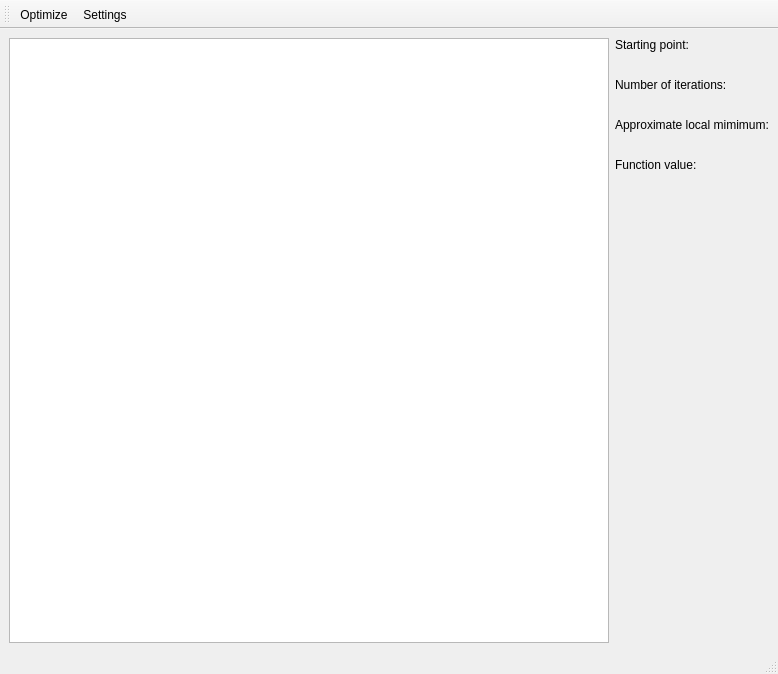
<?xml version="1.0" encoding="UTF-8"?>
<ui version="4.0">
 <class>MainWindow</class>
 <widget class="QMainWindow" name="MainWindow">
  <property name="geometry">
   <rect>
    <x>0</x>
    <y>0</y>
    <width>739</width>
    <height>674</height>
   </rect>
  </property>
  <property name="windowTitle">
   <string>Optimisation</string>
  </property>
  <widget class="QWidget" name="centralwidget">
   <layout class="QGridLayout" name="gridLayout">
    <item row="0" column="0">
     <widget class="QGraphicsView" name="graphicsOptim">
      <property name="minimumSize">
       <size>
        <width>600</width>
        <height>600</height>
       </size>
      </property>
      <property name="cursor" stdset="0">
       <cursorShape>CrossCursor</cursorShape>
      </property>
      <property name="verticalScrollBarPolicy">
       <enum>Qt::ScrollBarAlwaysOff</enum>
      </property>
      <property name="horizontalScrollBarPolicy">
       <enum>Qt::ScrollBarAlwaysOff</enum>
      </property>
     </widget>
    </item>
    <item row="0" column="1">
     <layout class="QVBoxLayout" name="verticalLayout_6">
      <item>
       <layout class="QVBoxLayout" name="verticalLayout_5">
        <item>
         <layout class="QVBoxLayout" name="verticalLayout">
          <item>
           <widget class="QLabel" name="label_4">
            <property name="text">
             <string>Starting point:</string>
            </property>
           </widget>
          </item>
          <item>
           <widget class="QLabel" name="labelStart">
            <property name="text">
             <string/>
            </property>
           </widget>
          </item>
         </layout>
        </item>
        <item>
         <layout class="QVBoxLayout" name="verticalLayout_2">
          <item>
           <widget class="QLabel" name="label_2">
            <property name="text">
             <string>Number of iterations:</string>
            </property>
           </widget>
          </item>
          <item>
           <widget class="QLabel" name="labelNiter">
            <property name="text">
             <string/>
            </property>
           </widget>
          </item>
         </layout>
        </item>
        <item>
         <layout class="QVBoxLayout" name="verticalLayout_3">
          <item>
           <widget class="QLabel" name="label_3">
            <property name="text">
             <string>Approximate local mimimum:</string>
            </property>
           </widget>
          </item>
          <item>
           <widget class="QLabel" name="labelLocMin">
            <property name="text">
             <string/>
            </property>
           </widget>
          </item>
         </layout>
        </item>
        <item>
         <layout class="QVBoxLayout" name="verticalLayout_4">
          <item>
           <widget class="QLabel" name="label">
            <property name="text">
             <string>Function value:</string>
            </property>
           </widget>
          </item>
          <item>
           <widget class="QLabel" name="labelFuncVal">
            <property name="text">
             <string/>
            </property>
           </widget>
          </item>
         </layout>
        </item>
       </layout>
      </item>
      <item>
       <spacer name="verticalSpacer">
        <property name="orientation">
         <enum>Qt::Vertical</enum>
        </property>
        <property name="sizeHint" stdset="0">
         <size>
          <width>20</width>
          <height>40</height>
         </size>
        </property>
       </spacer>
      </item>
     </layout>
    </item>
   </layout>
  </widget>
  <widget class="QMenuBar" name="menubar">
   <property name="geometry">
    <rect>
     <x>0</x>
     <y>0</y>
     <width>739</width>
     <height>17</height>
    </rect>
   </property>
  </widget>
  <widget class="QStatusBar" name="statusbar"/>
  <widget class="QToolBar" name="toolBar">
   <property name="windowTitle">
    <string>toolBar</string>
   </property>
   <attribute name="toolBarArea">
    <enum>TopToolBarArea</enum>
   </attribute>
   <attribute name="toolBarBreak">
    <bool>false</bool>
   </attribute>
   <addaction name="actionOptimize"/>
   <addaction name="actionSettings"/>
  </widget>
  <action name="actionOptimize">
   <property name="text">
    <string>Optimize</string>
   </property>
   <property name="menuRole">
    <enum>QAction::NoRole</enum>
   </property>
  </action>
  <action name="actionSettings">
   <property name="text">
    <string>Settings</string>
   </property>
   <property name="menuRole">
    <enum>QAction::NoRole</enum>
   </property>
  </action>
 </widget>
 <resources/>
 <connections/>
</ui>
